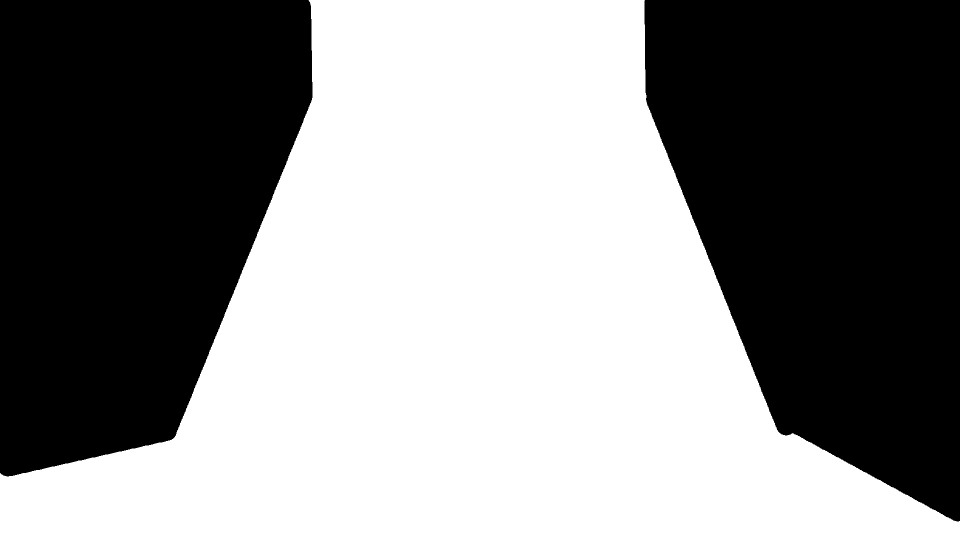
#> input picture video_cut_mask_bin.jpg, 1920 x 1080 px (shown at 1/2 size)
$ python implementation_SORT.py
#> lines starting #> are read from the running program, lines starting #| are printed output that depends on the picture; after the words box and inside, x2 and y2 are one past the last pixel; in counts of white or black regions, pixels touching at a corner belong together; pictures that were not available may be replaced by others from this repository, and a replacement may not be noted
import cv2
import numpy as np
from scipy.optimize import linear_sum_assignment
import argparse

def calibration_mask(vid):
#> called with vid = 'video_cut.mp4'
    if vid=='vid2.mp4':
        return cv2.imread('vid2_mask_bin.jpg', cv2.IMREAD_GRAYSCALE)
    else:
        return cv2.imread('video_cut_mask_bin.jpg', cv2.IMREAD_GRAYSCALE)
#> returned value is the input picture: shape (1080, 1920); min 0, max 255, mean 137.6
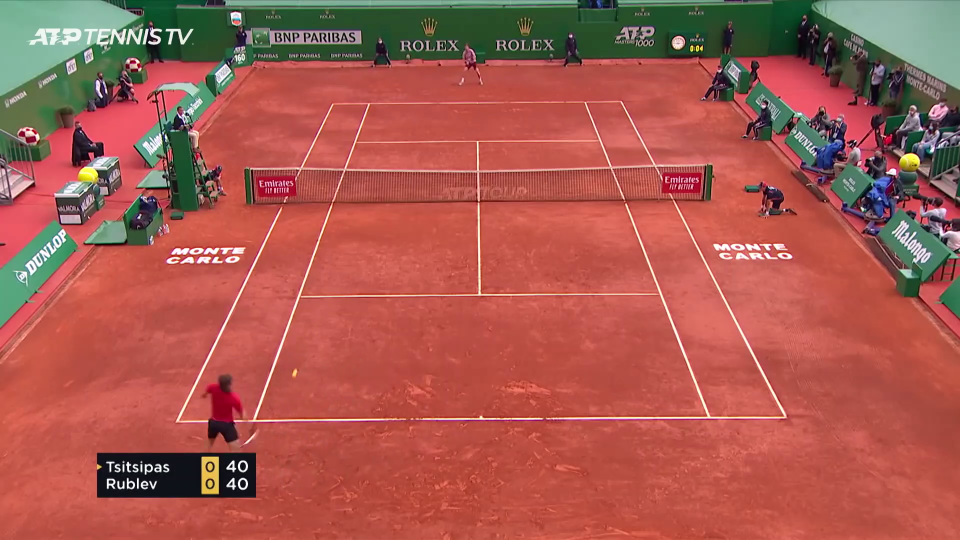
#> input picture frame 16 of vid2.mp4, 1920 x 1080 px, given in place of video_cut.mp4, which was not available (shown at 1/2 size)
#> in main, frame is the input picture: shape (1080, 1920, 3); mean B, G, R 79.5, 89.7, 167.3


def get_rois(frame, cal, backSub):

    fgMask = frame
    #fgMask = cv2.cvtColor(fgMask, cv2.COLOR_BGR2GRAY)
    #fgMask = cv2.equalizeHist(fgMask)
    fgMask = cv2.blur(fgMask, (8, 8))

    fgMask = cv2.bitwise_and(fgMask, fgMask, mask = cal)
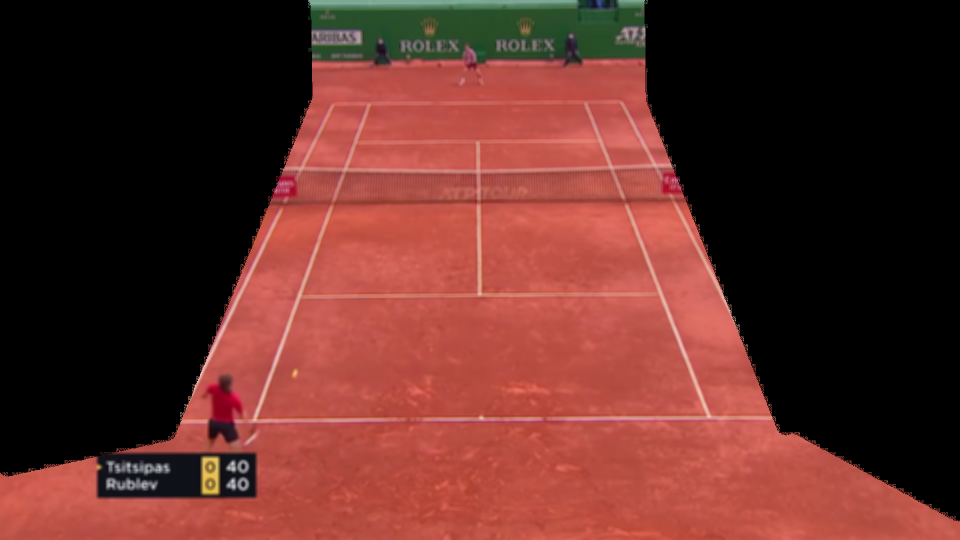
#> fgMask: shape (1080, 1920, 3) (shown at 1/2 size); mean B, G, R 40.2, 46, 97
    fgMask = backSub.apply(fgMask)  # real
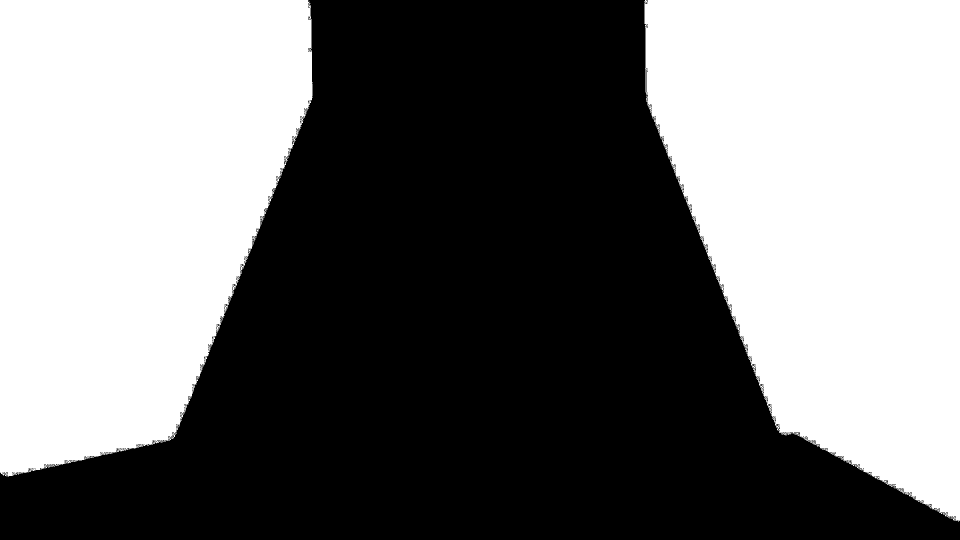
#> fgMask: shape (1080, 1920) (shown at 1/2 size); values 127 (black) and 255 (white), 45.8% white; 2 white regions, box (x1, y1, x2, y2) and area: (1289, 0, 1920, 1043) 484456, (0, 0, 625, 953) 466039

    fgMask = cv2.erode(fgMask, np.ones((2, 1), np.uint8), iterations=3)
#> fgMask: shape (1080, 1920); values 127 (black) and 255 (white), 45.6% white; 150 white regions (146 under 20 px), largest, box (x1, y1, x2, y2) and area: (1289, 0, 1920, 1043) 481665, (0, 0, 625, 953) 463631, (1290, 53, 1291, 137) 84, (1291, 142, 1293, 185) 81
    fgMask = cv2.dilate(fgMask, np.ones((7, 7), np.uint8), iterations=2)
#> fgMask: shape (1080, 1920); values 127 (black) and 255 (white), 46.8% white; 2 white regions, box (x1, y1, x2, y2) and area: (1283, 0, 1920, 1049) 494489, (0, 0, 631, 959) 476005

    fgMask = cv2.dilate(fgMask, np.ones((10, 10), np.uint8), iterations=2)
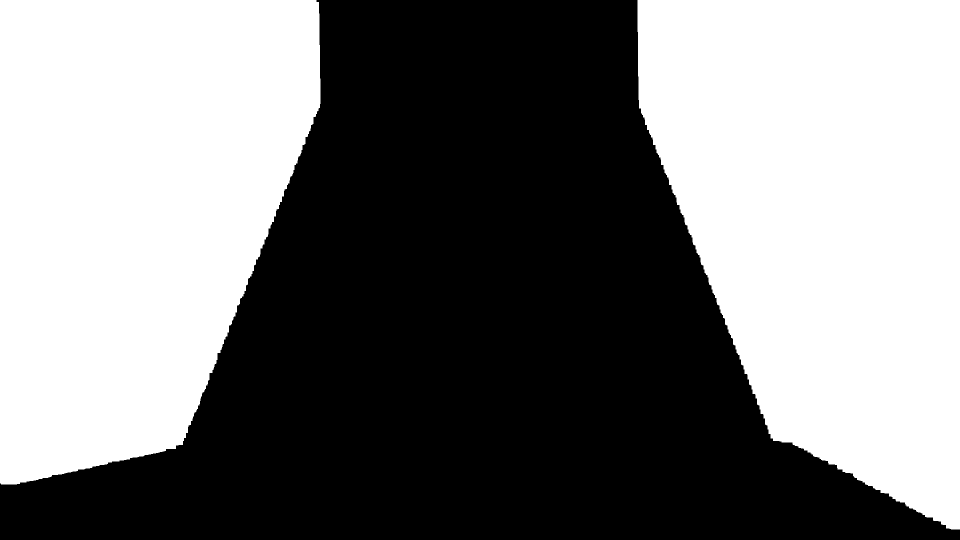
#> fgMask: shape (1080, 1920) (shown at 1/2 size); values 127 (black) and 255 (white), 48.3% white; 2 white regions, box (x1, y1, x2, y2) and area: (1275, 0, 1920, 1059) 509360, (0, 0, 641, 969) 492092
    ret, fgMask = cv2.threshold(fgMask, 150, 200, cv2.THRESH_BINARY)
#> fgMask: shape (1080, 1920); values 0 (black) and 200 (white), 48.3% white; 2 white regions

    contours, _ = cv2.findContours(fgMask, cv2.RETR_EXTERNAL, cv2.CHAIN_APPROX_SIMPLE)
#> contours = 2 contours; box (x1, y1, x2, y2) and area: (1275, 0, 1920, 1059) 507762, (0, 0, 641, 969) 490583

    height, width = fgMask.shape
#> height = 1080; width = 1920
    min_x, min_y = width, height
#> min_x = 1920; min_y = 1080
    max_x = max_y = 0

    rois = []
    for contour in contours:
        (x,y,w,h) = cv2.boundingRect(contour)
        min_x, max_x = min(x, min_x), max(x+w, max_x)
        min_y, max_y = min(y, min_y), max(y+h, max_y)
        #if w > 45 and h > 45 :#or 25 < w < 35 and 25 < h < 35:
        cv2.rectangle(frame, (x,y), (x+w,y+h), (255, 0, 0), 2)
        rois.append(cv2.boundingRect(contour))
#> this loop made 2 passes
#> (x, y, w, h, min_x, max_x, min_y, max_y) on passes 1 to 2: (1275, 0, 645, 1059, 1275, 1920, 0, 1059), (0, 0, 641, 969, 0, 1920, 0, 1059)
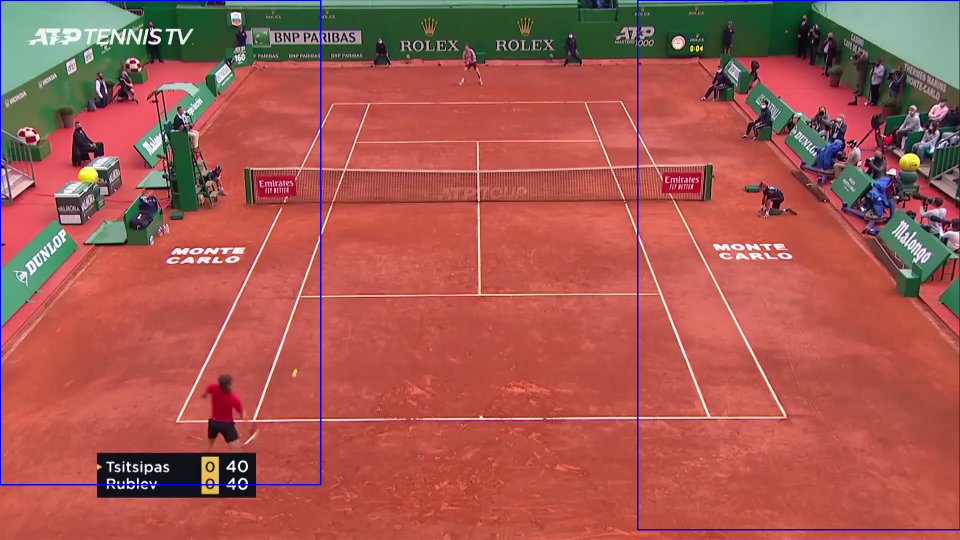
#> frame: shape (1080, 1920, 3) (shown at 1/2 size); 0.75% of pixels changed, all inside (x1, y1, x2, y2) = (0, 0, 1920, 1061)
#> after the loop, rois = [(1275, 0, 645, 1059), (0, 0, 641, 969)]

    return rois

def main():
    parser = argparse.ArgumentParser(description='This program shows how to use background subtraction methods provided by \
                                                OpenCV. You can process both videos and images.')
    parser.add_argument('--input', type=str, help='Path to a video or a sequence of image.', default='video_cut.mp4')
    parser.add_argument('--substractor', type=str, help='Background subtraction method (KNN, MOG2).', default='MOG2')
    #parser.add_argument('--vid', type=str, help='Video selection.', default='video_cut.mp4')

    args = parser.parse_args()
    filename  = args.input

    if args.substractor == 'MOG2':
        print("%s selected" % args.substractor)
        backSub = cv2.createBackgroundSubtractorMOG2()
    else:
        print("%s selected" % args.substractor)
        backSub = cv2.createBackgroundSubtractorKNN()


    cap = cv2.VideoCapture(filename)

    cal = calibration_mask(filename)

    # Create a list to store the Kalman filters for each object
    kf_list = []

    # Read the first frame of the video
    ret, frame = cap.read()

    # Get the bounding box coordinates for all objects in the first frame
    bounding_boxes = get_rois(frame, cal, backSub)
#> bounding_boxes = [(1275, 0, 645, 1059), (0, 0, 641, 969)]

    # Create a Kalman filter for each object and add it to the list
    for box in bounding_boxes:
        kf = cv2.KalmanFilter(4, 2)
        kf.measurementMatrix = np.array([[1, 0, 0, 0], [0, 1, 0, 0]], np.float32)
        kf.transitionMatrix = np.array([[1, 0, 1, 0], [0, 1, 0, 1], [0, 0, 1, 0], [0, 0, 0, 1]], np.float32)
        kf.processNoiseCov = np.array([[1, 0, 0, 0], [0, 1, 0, 0], [0, 0, 1, 0], [0, 0, 0, 1]], np.float32) * 0.03
        kf_list.append(kf)
#> this loop made 2 passes
#> after the loop, kf_list = 2 items

    while True:
        # Read the next frame
        ret, frame = cap.read()
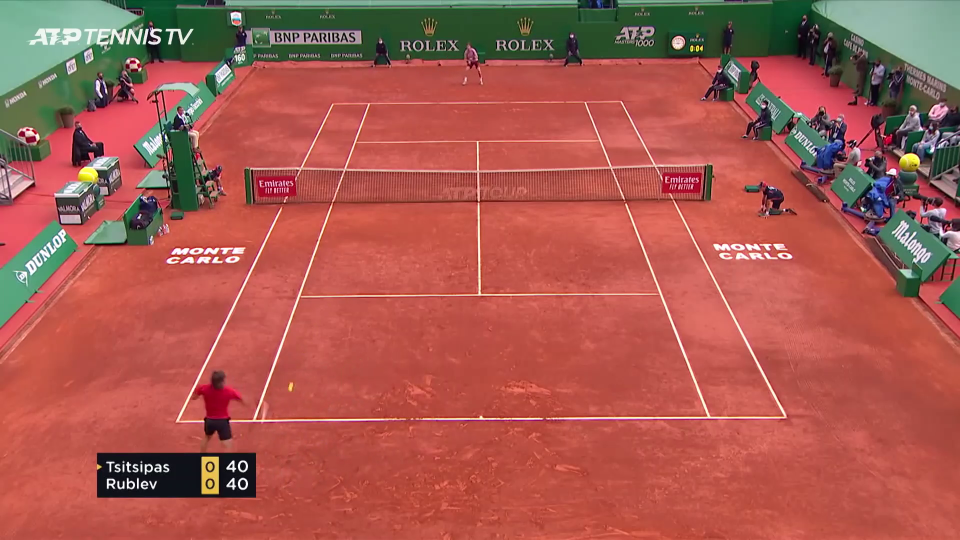
#> input picture frame 17 of vid2.mp4, 1920 x 1080 px, given in place of video_cut.mp4, which was not available (shown at 1/2 size)
#> frame is the input picture: shape (1080, 1920, 3); mean B, G, R 79.5, 89.7, 167.3

        # If the video has ended, break the loop
        if not ret:
            break

        # Get the bounding box coordinates for all objects in the current frame
        bounding_boxes = get_rois(frame, cal, backSub)
#> in get_rois (call 2), `fgMask = backSub.apply(fgMask)`: fgMask: shape (1080, 1920); values 0 (black) and 127 (white), 0.68% white; 28 white regions (11 under 20 px), largest, box (x1, y1, x2, y2) and area: (381, 739, 520, 907) 10638, (923, 85, 964, 153) 1244, (520, 801, 539, 849) 580
#> in get_rois (call 2), `fgMask = cv2.erode(fgMask, np.ones((2, 1), np.uint8), iterations=3)`: fgMask: shape (1080, 1920); values 0 (black) and 127 (white), 0.59% white; 29 white regions (14 under 20 px), largest, box (x1, y1, x2, y2) and area: (381, 742, 520, 907) 9160, (923, 88, 963, 153) 921, (521, 804, 539, 849) 525
#> in get_rois (call 2), `fgMask = cv2.dilate(fgMask, np.ones((7, 7), np.uint8), iterations=2)`: fgMask: shape (1080, 1920); values 0 (black) and 127 (white), 1.3% white; 6 white regions, box (x1, y1, x2, y2) and area: (375, 736, 545, 913) 18798, (917, 82, 973, 169) 3365, (569, 733, 603, 791) 1480, (1129, 62, 1166, 116) 1451, (911, 150, 943, 179) 794, (752, 77, 774, 93) 318
#> in get_rois (call 2), `fgMask = cv2.dilate(fgMask, np.ones((10, 10), np.uint8), iterations=2)`:
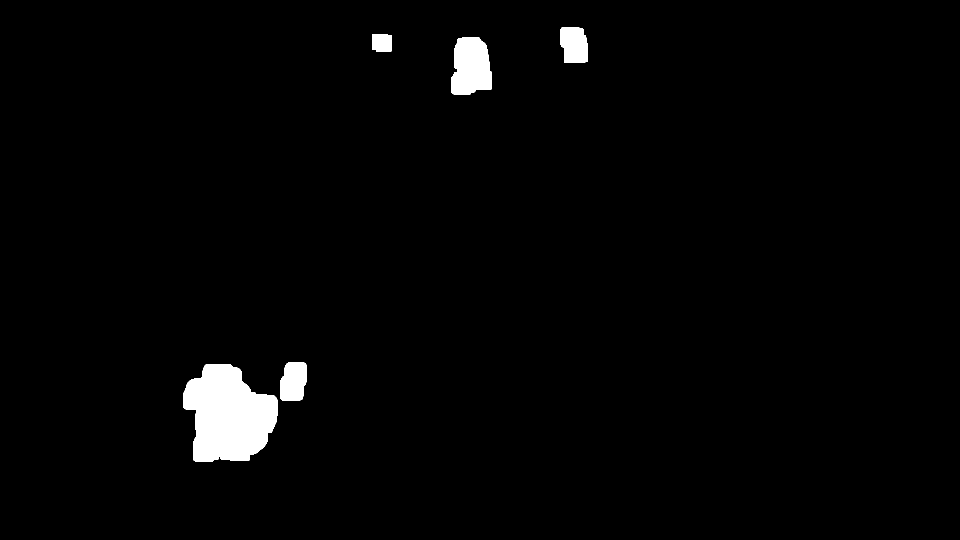
#> fgMask: shape (1080, 1920) (shown at 1/2 size); values 0 (black) and 127 (white), 2% white; 5 white regions, box (x1, y1, x2, y2) and area: (367, 728, 555, 923) 26539, (903, 74, 983, 189) 7640, (1121, 54, 1176, 126) 3489, (561, 725, 613, 801) 3466, (744, 69, 784, 103) 1326
#> in get_rois (call 2), `ret, fgMask = cv2.threshold(fgMask, 150, 200, cv2.THRESH_BINARY)`: fgMask: shape (1080, 1920); every value is 0
#> in get_rois (call 2), `contours, _ = cv2.findContours(fgMask, cv2.RETR_EXTERNAL, cv2.CHAIN_AP..`: contours = []
#> bounding_boxes = []

        # Create a list to store the distances between each Kalman filter's predicted position and the current bounding boxes
        distances = []

        # Loop through all the Kalman filters
        for i, kf in enumerate(kf_list):
            # Predict the object's location
            predicted_state = kf.predict()

            # Loop through all the bounding boxes
            for box in bounding_boxes:
                # Calculate the distance between the Kalman filter's predicted position and the current bounding box
                x1, y1, w1, h1 = box
                x2, y2 = int(predicted_state[0]), int(predicted_state[1])
                distance = np.sqrt((x1 - x2)**2 + (y1 - y2)**2)

                # Add the distance and the current bounding box to the distances list
                distances.append((distance, i, box))
#> this loop made 2 passes
#> predicted_state on passes 1 to 2: [0, 0, 0, 0], [0, 0, 0, 0]
#> after the loop, distances = []

        # Sort the distances list by distance
        distances.sort(key=lambda x: x[0])

        # Create a list to store the Kalman filters that have been associated with a bounding box
        associated_kf = [False for kf in kf_list]
#> associated_kf = [False, False]

        # Loop through the distances list
        for distance, i, box in distances:
            # If the current Kalman filter has not been associated with a bounding box yet
            if not associated_kf[i]:
                # Update the Kalman filter with the measured position
                kf_list[i].correct(np.array([x1 + w1 / 2, y1 + h1 / 2]))
                associated_kf = [False] * len(kf_list)

                # Loop through the distances list
                for i, (distance, kf_index, box) in enumerate(distances):
                    # If the distance is less than the threshold, associate the Kalman filter with the bounding box
                    if distance < distance_threshold:
                        kf_list[kf_index].correct(np.array([x1 + w1 / 2, y1 + h1 / 2]))
                        associated_kf[kf_index] = True

                # Loop through all the Kalman filters
                for i, kf in enumerate(kf_list):
                    # Predict the next position of the Kalman filter
                    kf.predict()
#> this loop made 0 passes


        # Create a list to store the Kalman filters for new detections
        new_kf_list = []

        # Loop through all the Kalman filters
        for i, kf in enumerate(kf_list):
            # If the current Kalman filter has not been associated with a bounding box
            if not associated_kf[i]:
                # Create a new Kalman filter
                new_kf = cv2.KalmanFilter(4, 2)
                new_kf.measurementMatrix = np.array([[1, 0, 0, 0], [0, 1, 0, 0]], np.float32)
                new_kf.transitionMatrix = np.array([[1, 0, 1, 0], [0, 1, 0, 1], [0, 0, 1, 0], [0, 0, 0, 1]], np.float32)
                new_kf.processNoiseCov = np.array([[1, 0, 0, 0], [0, 1, 0, 0], [0, 0, 1, 0], [0, 0, 0, 1]], np.float32) * 0.03
                new_kf_list.append(new_kf)
#> this loop made 2 passes
#> after the loop, new_kf_list = 2 items

        # Loop through all the bounding boxes
        for box in bounding_boxes:
            # If the current bounding box has not been associated with a Kalman filter
            if box not in [x[2] for x in distances]:
                # Create a new Kalman filter and update it with the measured position
                new_kf = cv2.KalmanFilter(4, 2)
                new_kf.measurementMatrix = np.array([[1, 0, 0, 0], [0, 1, 0, 0]], np.float32)
                new_kf.transitionMatrix = np.array([[1, 0, 1, 0], [0, 1, 0, 1], [0, 0, 1, 0], [0, 0, 0, 1]], np.float32)
                new_kf.processNoiseCov = np.array([[1, 0, 0, 0], [0, 1, 0, 0], [0, 0, 1, 0], [0, 0, 0, 1]], np.float32) * 0.03
                new_kf.correct(np.array([x1 + w1 / 2, y1 + h1 / 2]))
                new_kf_list.append(new_kf)

        # Replace the old list of Kalman filters with the new one
        kf_list = new_kf_list

        # Draw the bounding boxes and Kalman filter's predicted positions on the frame
        for i, kf in enumerate(kf_list):
            x, y = int(kf.statePost[0]), int(kf.statePost[1])
            cv2.circle(frame, (x, y), 5, (0, 255, 0), -1)
#> this loop made 2 passes
#> (x, y) on passes 1 to 2: (0, 0), (0, 0)
#> frame: shape (1080, 1920, 3); under 0.01% of pixels changed, all inside (x1, y1, x2, y2) = (0, 0, 6, 6)
        for box in bounding_boxes:
            x, y, w, h = box
            cv2.rectangle(frame, (x, y), (x + w, y + h), (0, 0, 255), 2)

        # Show the frame
        cv2.imshow("Multi-Object Tracking with Kalman Filters", frame)
        key = cv2.waitKey(1) & 0xFF
#> (key q is pressed here)
        if key == ord("q"):
            break

    # Clean up
    cv2.destroyAllWindows()
    cap.release()

if __name__ == "__main__":
    main()
